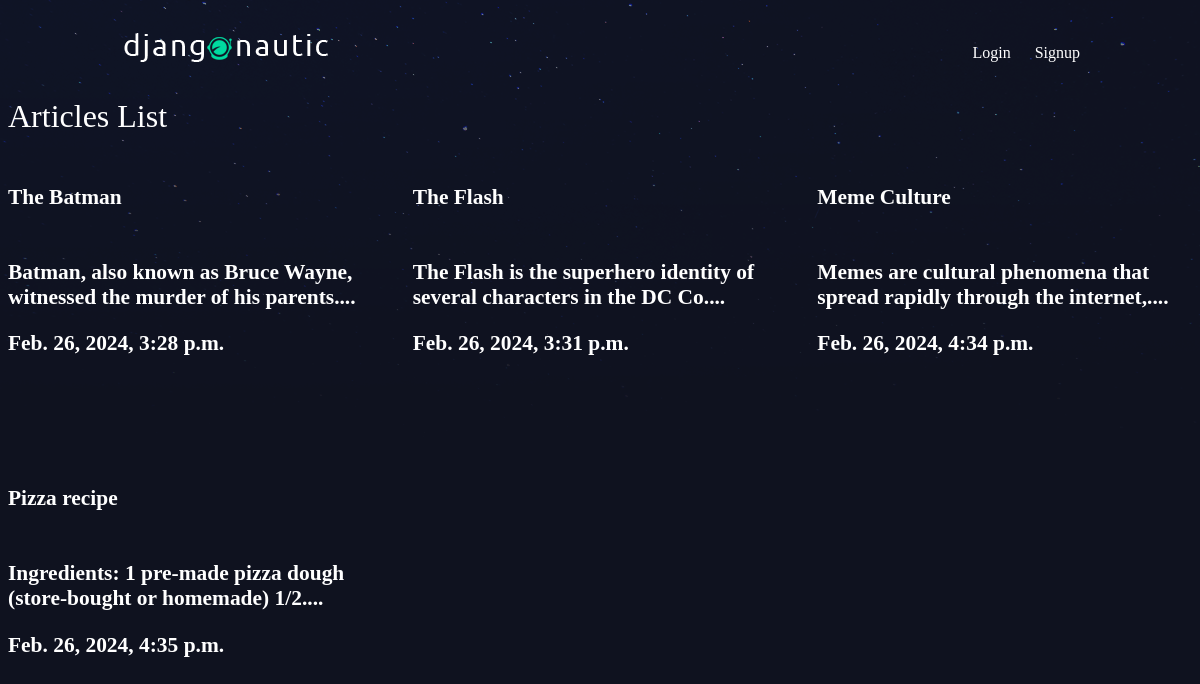
The page /articles/ on the database as committed earlier.
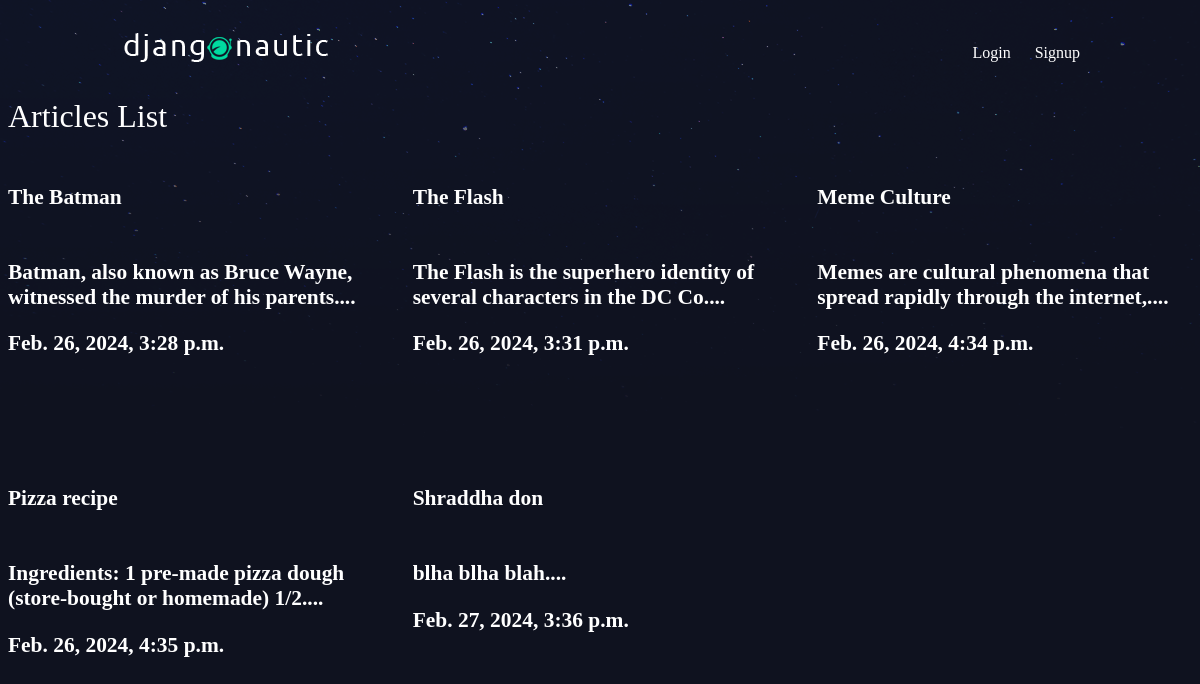
The same page on the database as committed later.
### articles/models.py (models this page shows, shortened)
class Article(models.Model):
    title = models.CharField(max_length=100)
    slug  = models.SlugField()
    body  = models.TextField()
    date  = models.DateTimeField(auto_now_add=True) # when an article is created it is automatically populate this field
    thumb = models.ImageField(default='default.png',blank=True)
    author = models.ForeignKey(User,on_delete=models.CASCADE,default=None)
    def snippet(self):
        return self.body[0:70]+'....' # displays only 50 characters on the article page and .... in the end

### articles/views.py (the view)
# urls.py: path('',article_views.article_list,name="Home"),
def article_list(request):
    articles = Article.objects.all().order_by('date')
    return render(request,'articles/article_list.html',{'articles':articles}) #django looks in templates and finds article folder

### articles/templates/articles/article_list.html
 {% extends 'base_layout.html'%}
 {%block content%}
     <h1>Articles List<h1>
     <div class="articles">
       {% for article in articles%}
        <div class"article">
            <h6> <a href="{% url 'articles:detail' article.slug %}">{{article.title}}</a><h6>
            <p>{{article.snippet}}</p>
            <p>{{article.date}}</p>
        </div>
     {%endfor %}
    </div>
{% endblock %}

Rows that differ between the two databases and show on the page:
added Article: title "Shraddha don", snippet "blha blha blah....", date "Feb. 27, 2024, 3:36 p.m."
